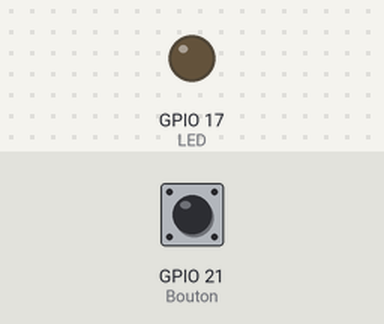
This program was run on a simulated Raspberry Pi (BCM pin numbers). On the bench: output pins drawn as LEDs (lit = HIGH). Dashed ring = blinking. Inputs (shaded band) come from the test bench; at power-on: GPIO 21 (Bouton) LOW.

Above: at 2.2 s.
2.3 s: GPIO 21 (Bouton) pulled HIGH for 0.15 s
At 2.55 s:
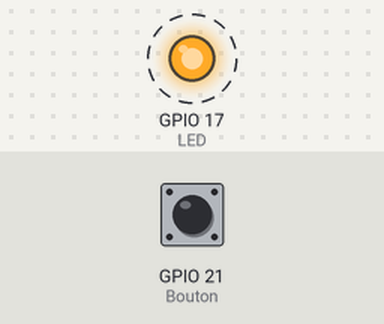
5.3 s: GPIO 21 (Bouton) pulled HIGH for 1 s
At 5.3 s:
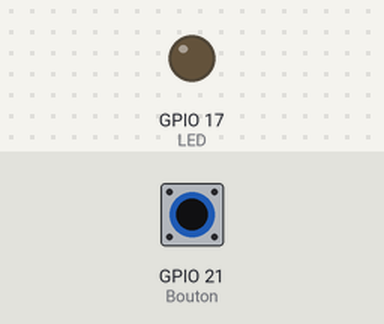
7.8 s: GPIO 21 (Bouton) pulled HIGH for 3.2 s
At 8.05 s:
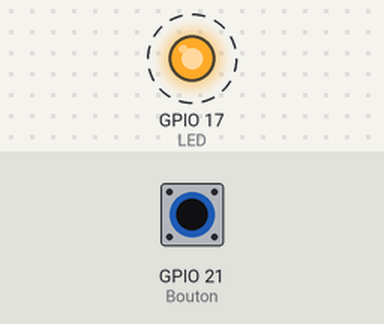
Timing chart, 0 to 18.5 s (numbered marks = the images above; inputs shaded):
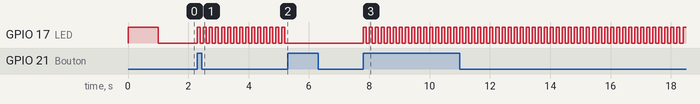

The program:

allumerLEDavecUnBouton.py
```python
#!/usr/bin/env python

import RPi.GPIO as GPIO # import le module GPIO
import time # Afin d utiliser le module sleep pour stopper les procedures

Bouton=21 # lemplacement du bouton sur le pin 21 du RPI
LED=17 # lemplacement de la LED sur le pin 17 du RPI

GPIO.setmode(GPIO.BCM)  # Charge la carte de position des pins fonction du RPI utilise
GPIO.setwarnings(False) # Desactive les warnings

#Initialisation de la LED
GPIO.setup(LED,GPIO.OUT) # le pin 17 est configure comme un pin de sortie ( vers lequel on envoi un signal)
GPIO.output(LED,GPIO.HIGH) # On envoie un signal 1 ( GPIO.HIGH==True) ==> la led s active
time.sleep(1) # on  attend  1 seconde
GPIO.output(LED,GPIO.LOW)  # on envoie un signal 0 ( GPIO.LOW==FALSE) ==> la led s eteint

#Initialisation du bouton
GPIO.setup(Bouton,GPIO.IN, pull_up_down=GPIO.PUD_DOWN) # configure le pin 21 comme un pin d entree ( qui recoit un signal, on active pull_up_down de la rpi
GPIO.add_event_detect(Bouton,GPIO.RISING,bouncetime=200) # on configure le temps de clique du bouton a 200ms

try :
	while(True):
		if GPIO.event_detected(Bouton):
			activate = True
			while(activate is True):
				GPIO.output(LED,True)
				time.sleep(0.1)
				GPIO.output(LED,False)
				time.sleep(0.1)
				if GPIO.event_detected(Bouton):
					activate=False
		else:
			GPIO.output(LED,False)
finally :
	GPIO.cleanup()
```

Measured:
- after the input at 2.3 s, GPIO 17 (LED): alternates HIGH for 0.10 s and LOW for 0.10 s, starting at once
- after the input at 5.3 s, GPIO 17 (LED): stops changing and stays LOW
- after the input at 7.8 s, GPIO 17 (LED): alternates HIGH for 0.10 s and LOW for 0.10 s, starting at once
